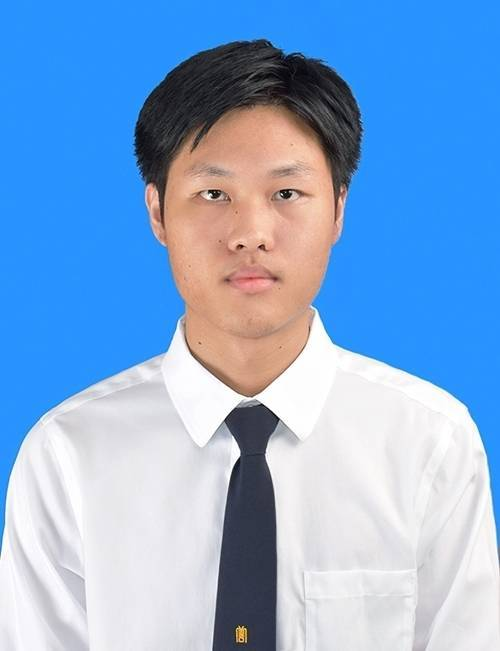
#> input picture friends_face copy/bird.jpg, 500 x 651 px; its folder holds only this picture in this run
$ python -i get_data.py   (imports and definitions only)
#> lines starting #> are read from the running program, lines starting #| are printed output that depends on the picture; after the words box and inside, x2 and y2 are one past the last pixel; in counts of white or black regions, pixels touching at a corner belong together
#> further down, picture is the input picture: shape (651, 500, 3); mean B, G, R 214.6, 170.8, 133.2
import cv2
import numpy as np
import os
import pandas as pd
import openpyxl

class get_data():
    def __init__(self):
        self.imgs_path = "friends_face\\"
        self.name_path = "data\\name_data.csv"
        self.excel_path = 'data\\data2.xlsx'
        self.images = []

    def getImage(self):
        for i in os.listdir(self.imgs_path):
            img_path = os.path.join(self.imgs_path, i)
            img = cv2.imread(img_path)
            img = self.profile(img)
            self.images.append(img)
        return np.array(self.images)

    def getDataName(self):
        data = pd.read_csv(self.name_path)
        return np.array(data)

    def profile(self, img):
        img = cv2.resize(img, (300, 300))
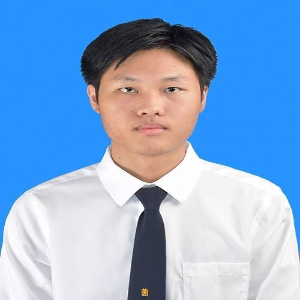
#> img: shape (300, 300, 3); mean of channels 0, 1, 2 214.6, 170.8, 133.1; drawn as B, G, R
        h, w = img.shape[:2]
#> h = 300; w = 300
        h2, w2 = h // 2, w // 2
#> h2 = 150; w2 = 150
        radius = min(h2, w2)
#> radius = 150
        mask = np.zeros((h, w), dtype=np.uint8)
        cv2.circle(mask, (w2, h2), radius, 255, -1)
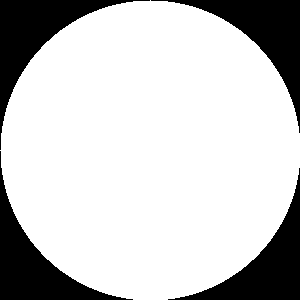
#> mask: shape (300, 300); 78.5% white; 4 black regions, box (x1, y1, x2, y2) and area: (0, 0, 150, 150) 4980, (151, 0, 300, 133) 4830, (0, 151, 133, 300) 4830, (168, 168, 300, 300) 4681
        green_background = np.full((h, w, 3), (0, 255, 0), dtype=np.uint8)

        masked_img = cv2.bitwise_and(img, img, mask=mask)
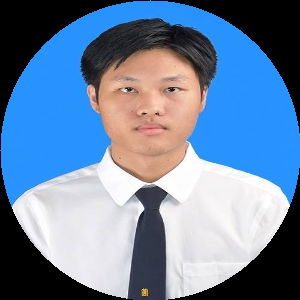
#> masked_img: shape (300, 300, 3); mean of channels 0, 1, 2 162.1, 131.4, 106.3; drawn as B, G, R
        inverse_mask = cv2.bitwise_not(mask)
        masked_background = cv2.bitwise_and(green_background, green_background, mask=inverse_mask)
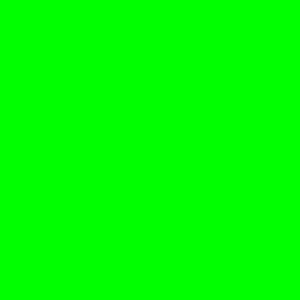
#> green_background: shape (300, 300, 3); mean of channels 0, 1, 2 0, 255, 0; drawn as B, G, R
        result = cv2.add(masked_img, masked_background)
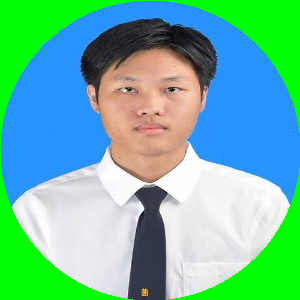
#> result: shape (300, 300, 3); mean of channels 0, 1, 2 162.1, 186.2, 106.3; drawn as B, G, R

        return result[:, :, ::-1]
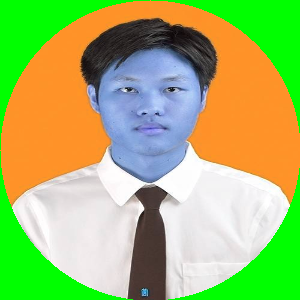
#> returned value: shape (300, 300, 3); mean of channels 0, 1, 2 106.3, 186.2, 162.1; drawn as B, G, R

    def getNameList(self):
        workbook = openpyxl.load_workbook(self.excel_path)
        return np.array(sorted(workbook.sheetnames))

>>> import cv2
>>> picture = cv2.imread('friends_face copy/bird.jpg')
>>> result = get_data().profile(picture)

$ run again, on friends_face copy/chut.jpg
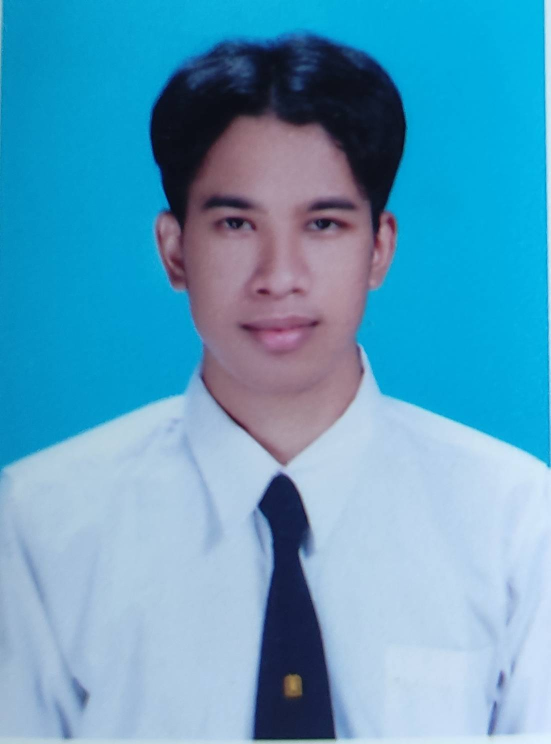
#> input picture friends_face copy/chut.jpg, 1101 x 1488 px (shown at 1/2 size)
#> picture is the input picture: shape (1488, 1101, 3); mean B, G, R 191.8, 159, 92.6
#> mask: shape (300, 300); 78.5% white; 4 black regions, box (x1, y1, x2, y2) and area: (0, 0, 150, 150) 4980, (151, 0, 300, 133) 4830, (0, 151, 133, 300) 4830, (168, 168, 300, 300) 4681
#> in profile, `result = cv2.add(masked_img, masked_background)`:
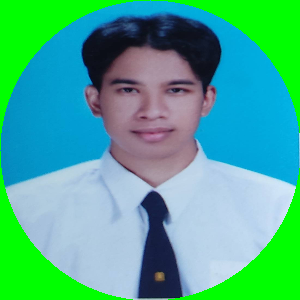
#> result: shape (300, 300, 3); mean of channels 0, 1, 2 144.9, 174.8, 73.5; drawn as B, G, R
#> in profile, `return result[:, :, ::-1]`:
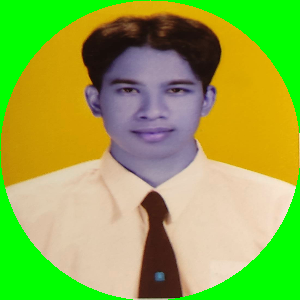
#> returned value: shape (300, 300, 3); mean of channels 0, 1, 2 73.5, 174.8, 144.9; drawn as B, G, R

$ run again, on friends_face copy/jj.jpg
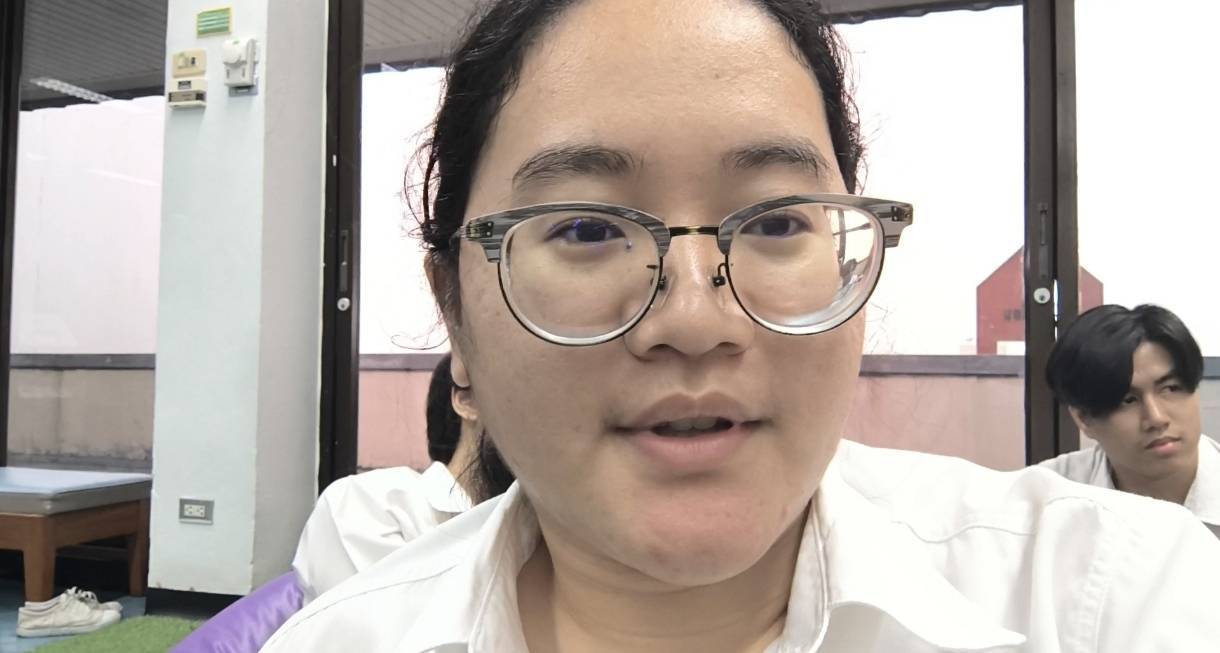
#> input picture friends_face copy/jj.jpg, 1220 x 653 px
#> picture is the input picture: shape (653, 1220, 3); mean B, G, R 165.3, 171.8, 182
#> mask: shape (300, 300); 78.5% white; 4 black regions, box (x1, y1, x2, y2) and area: (0, 0, 150, 150) 4980, (151, 0, 300, 133) 4830, (0, 151, 133, 300) 4830, (168, 168, 300, 300) 4681
#> in profile, `result = cv2.add(masked_img, masked_background)`:
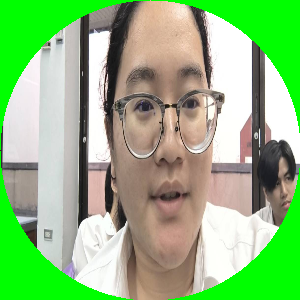
#> result: shape (300, 300, 3); mean of channels 0, 1, 2 127.1, 187.9, 143; drawn as B, G, R
#> in profile, `return result[:, :, ::-1]`:
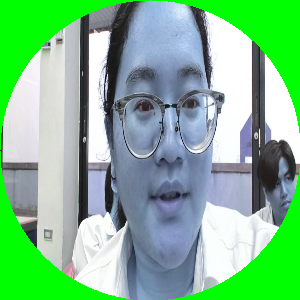
#> returned value: shape (300, 300, 3); mean of channels 0, 1, 2 143, 187.9, 127.1; drawn as B, G, R
